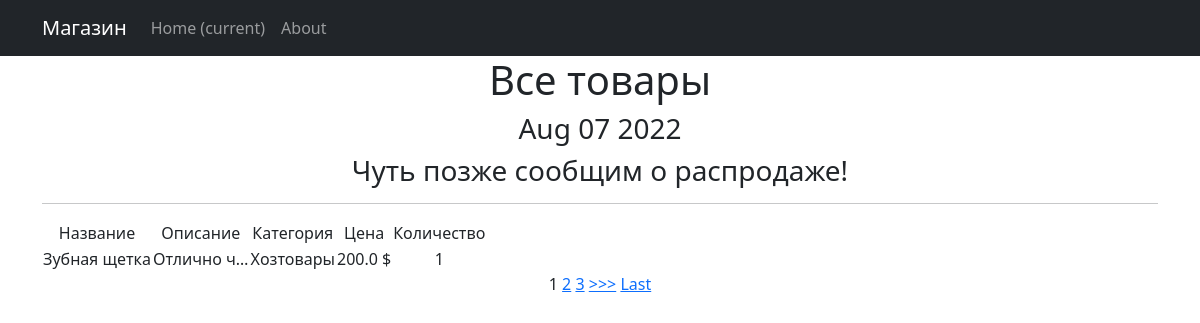
/products/, run on an earlier commit of the app's database.
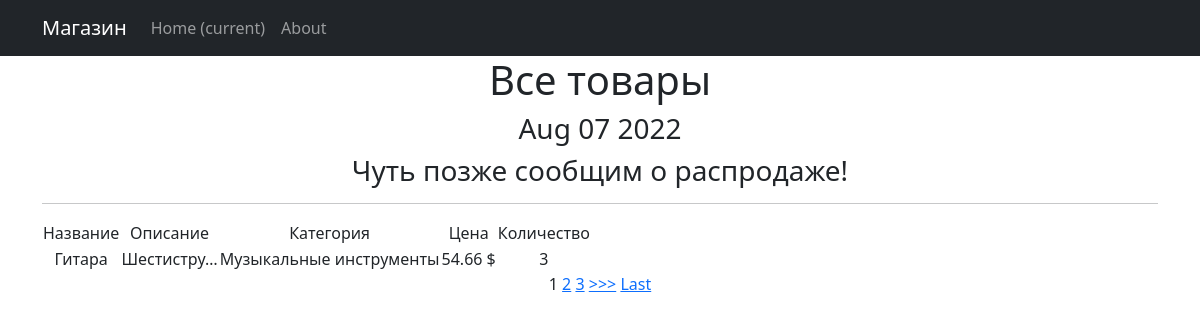
And on a later commit of the database.
### simpleapp/models.py (models this page shows, shortened)
class Product(models.Model):
    name = models.CharField(
        max_length=50,
        unique=True, # названия товаров не должны повторяться
    )
    description = models.TextField()
    quantity = models.IntegerField(
        validators=[MinValueValidator(0, 'Quantity should be >= 0')]
    )
    category = models.ForeignKey(
        to='Category',
        on_delete=models.CASCADE,
        related_name='products', # все продукты в категории будут доступны через поле products
    )
    price = models.FloatField(
        validators=[MinValueValidator(0.0)],
    )

class Category(models.Model):
    name = models.CharField(max_length=100, unique=True)

### simpleapp/views.py (the view)
# urls.py: path('', ProductsList.as_view()),
class ProductsList(ListView):
    model = Product
    ordering = ['-price']
    template_name = 'products.html'
    context_object_name = 'products'
    paginate_by = 1
    def get_context_data(self, **kwargs):
        context = super().get_context_data(**kwargs)
        context['time_now'] = datetime.utcnow()
        context['next_sale'] = None
        return context

### simpleapp/templatetags/custom_filters.py (called while the page is built)
@register.filter()
def currency(value, code='rub'):
    postfix = CURRENCIES_SYMBOLS[code]
    return f'{value} {postfix}'

### simpleapp/templatetags/custom_tags.py (called while the page is built)
@register.simple_tag()
def current_time(format_string='%b %d %Y'):
    return datetime.utcnow().strftime(format_string)

### templates/products.html (shortened to what this page needs)
{% extends 'flatpages/default.html' %}
{% load custom_filters %}
{% load custom_tags %}
{% block content %}
   <h1>Все товары</h1>
   <h3>{% current_time %}</h3>
   <h3> {{ next_sale|default_if_none:"Чуть позже сообщим о распродаже!" }} </h3>
   <hr>
   {% if products %}
       <table>
           <tr>
               <td>Название</td>
               <td>Описание</td>
               <td>Категория</td>
               <td>Цена</td>
               <td>Количество</td>
           </tr>
           {% for product in products %}
           <tr>
               <td>{{ product.name }}</td>
               <td>{{ product.description|truncatechars:10 }}</td>
               <td>{{ product.category.name }}</td>
               <td>{{ product.price|currency:"usd" }}</td>
               <td>{{ product.quantity }}</td>
           </tr>
           {% endfor %}
       </table>
   {% else %}
       <h2>Товаров нет!</h2>
   {% endif %}
   {% if is_paginated %}
       {% for num in page_obj.paginator.page_range %}
           {% if page_obj.number == num %}
               <a>{{ num }}</a>
           {% elif num > page_obj.number|add:'-3' and num < page_obj.number|add:'3' %}
               <a href="?page={{num}}">{{ num }}</a>
            {% endif %}
       {% endfor %}
       {% if page_obj.has_next %}
           <a href="?page={{ page_obj.next_page_number }}">>>></a>
           <a href="?page={{ page_obj.paginator.num_pages }}">Last</a>
       {% endif %}
   {% endif%}
{% endblock content %}

### templates/flatpages/default.html (shortened to what this page needs)
<!DOCTYPE html>
<html lang="en">
    <head>
        {% load static %}
        <link href="{% static 'css/styles.css' %}" rel="stylesheet" />
    </head>
    <body>
        <nav class="navbar navbar-expand-lg navbar-dark bg-dark static-top">
   <div class="container">
       <a class="navbar-brand" href="#">Магазин</a>
       <div class="collapse navbar-collapse" id="navbarResponsive">
           <ul class="navbar-nav ml-auto">
               <li class="nav-item active">
                   <a class="nav-link" href="#">Home
                       <span class="sr-only">(current)</span>
                   </a>
               </li>
               <li class="nav-item">
                   <a class="nav-link" href="/about/">About</a>
               </li>
           </ul>
       </div>
   </div>
</nav>
        <div class="container">
   <div class="row">
       <div class="col-lg-12 text-center">
           {% block content %}
           {% endblock content %}
       </div>
   </div>
</div>
    </body>
</html>

What changed in the data, as far as the page shows it:
no longer on this page (row edited): Product: name "Зубная щетка", description "Отлично ч…", category.name "Хозтовары", price "200.0 $", quantity "1"
now on this page (row edited): Product: name "Гитара", description "Шестистру…", category.name "Музыкальные инструменты", price "54.66 $", quantity "3"
